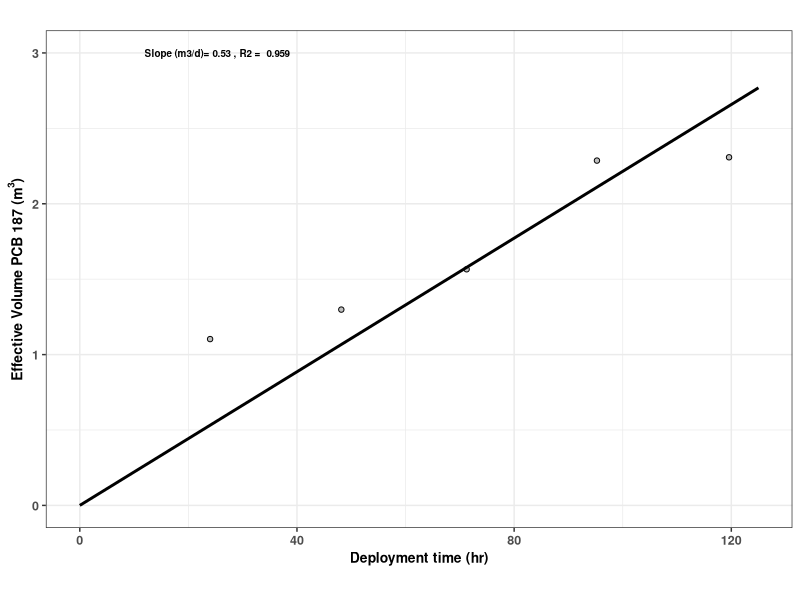
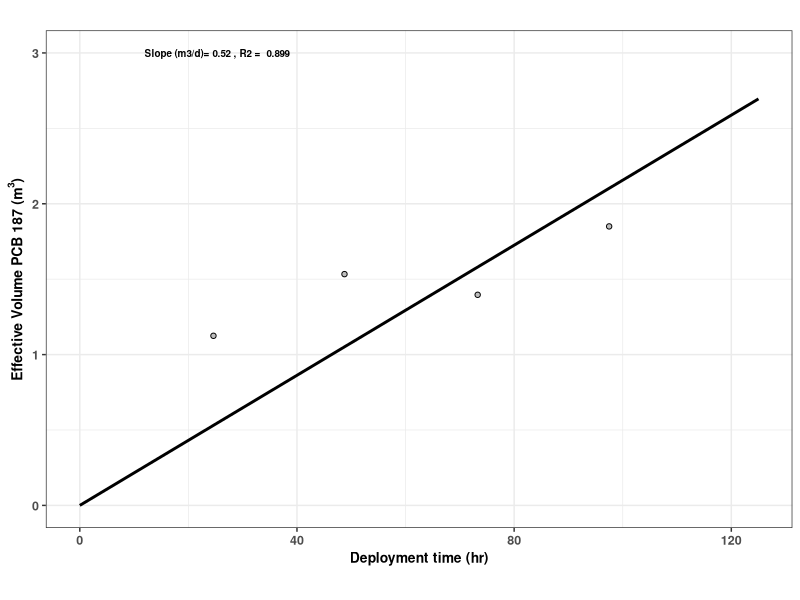
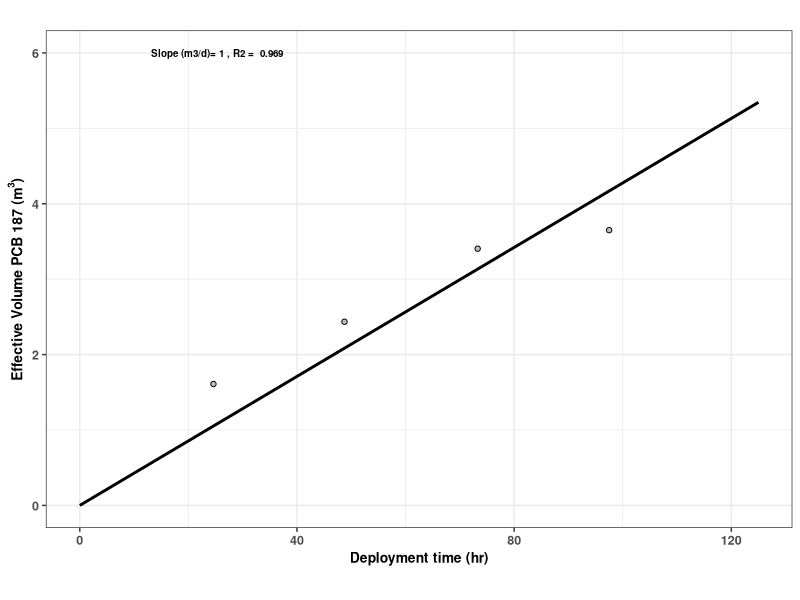

These figures' R source, in order:
## Code to individual PCB calculate sampling rates
# for silicone wristbands. Sampling rates were calculated with
# (i) static (2 times) and (ii) rotating set up.

# Install packages
install.packages("readxl") #say no!
install.packages("gridExtra")
install.packages("ggplot2")

# Load libraries
library(readxl)
library(ggplot2)
library(gridExtra)

# Sampling rates calculations under static conditions ---------------------

# Read data.xlsx
PUF <- data.frame(read_excel("DataStatic.xlsx", sheet = "PUFv2",
                               col_names = TRUE, col_types = NULL))

WB <- data.frame(read_excel("DataStatic.xlsx", sheet = "WDv2",
                                col_names = TRUE, col_types = NULL))

# Remove metadata
WB.1 <- subset(WB, select = -c(sample:time))

# Perform linear regression of WD accumulate mass vs time to check linearity
# create matrix
WBMatrix <- matrix(nrow = length(WB.1), ncol = 3)

for(i in 1:length(WB.1)) {
  fit <- lm(WB.1[,i] ~ WB$time)
  WBMatrix[i,1] <- format(signif(summary(fit)$coef[2,"Estimate"], digits = 2))
  WBMatrix[i,2] <- format(signif(summary(fit)$adj.r.squared, digits = 4))
  WBMatrix[i,3] <- format(signif(summary(fit)$coef[2,"Pr(>|t|)"], digits = 3))
}

colnames(WBMatrix) <-c("slope", "R2", "p-value")
congener <- names(head(WB.1)[0,])
WBMatrix <- cbind(congener, WBMatrix)

# Export
write.csv(WBMatrix, file = "WDLinearity.csv")

# Calculate sampling rate
# Remove sample name of PUFs
PUF.1 <- subset(PUF, select = -c(sample))
# Average individual PCBs from PUF
PUF.mean <- t(colMeans(PUF.1))
# Convert time into days
time <- WB$time/24

# (dMWD/Cair) = Rsdt
# Force intercept 0
# Conditions: Mean of PUF >0, but also all the measurements >0,
# Measurements from WB >3
# Create matrix for sampling rate (SR)
SR <- matrix(nrow = length(WB.1), ncol = 3)

for(i in 1:length(WB.1)) {
  if ((PUF.mean[i] > 0) && (sum(WB.1[i] > 0,
                                na.rm = TRUE) > 3) && (sum(PUF.1[i] > 0,
                                                           na.rm = TRUE) == 4)) {
    fit <- lm(WB.1[,i]/PUF.mean[i] ~ 0 + time)
    SR[i,1] <- format(signif(summary(fit)$coef[1,"Estimate"], digits = 3))
    SR[i,2] <- format(signif(summary(fit)$adj.r.squared, digits = 3))
    SR[i,3] <- format(signif(summary(fit)$coef[1,"Pr(>|t|)"], digits = 3))
  } else {
    SR[i,1] <- 0
    SR[i,2] <- 0
    SR[i,3] <- 0
  }
}

colnames(SR) <-c("Sampling Rate (m3/d)", "R2", "p-value")
congener <- names(head(WB.1)[0,])
SR <- cbind(congener, SR)

#export
write.csv(SR, file = "WDSamplingRate.csv")

# Plots
# Change number congener in [] 

fit1 <- lm(WB.1[, 152]/PUF.mean[152] ~ 0 + time)
ggplot(WB, aes(x = time, y = WB.1[, 152]/PUF.mean[152])) +
  theme_bw() +
  theme(aspect.ratio = 10/15) +
  xlab(expression(bold("Deployment time (hr)"))) +
  ylab(expression(bold("Effective Volume PCB 187 (m"^"3"*")"))) +
  theme(axis.text.y = element_text(face = "bold", size = 9),
        axis.title.y = element_text(face = "bold", size = 10)) +
  theme(axis.text.x = element_text(face = "bold", size = 9),
        axis.title.x = element_text(face = "bold", size = 10)) +
  geom_point(color = "black", shape = 21, fill = "grey", size = 1.5) +
  stat_smooth(method = "lm", col = "black", se = FALSE,
              formula = y ~ 0 + x, fullrange = T) +
  xlim(0, 125) +
  ylim(0, 3) +
  theme(plot.title = element_text(size = 8, face = "bold")) +
  annotate("text", x = 25, y = 3,
           label = paste(" Slope (m3/d)=",
                         signif(summary(fit1)$coef[1,"Estimate"], 2),
                         ", R2 = ", signif(summary(fit1)$adj.r.squared, 3)),
                         size = 2.5, fontface = 2)

# Sampling rates calculations under static and rotating conditions -------------------

# Read data.xlsx
PUF.v2 <- data.frame(read_excel("DataV04.xlsx", sheet = "PUFv3",
                             col_names = TRUE, col_types = NULL))

WB.st <- data.frame(read_excel("DataV03.xlsx", sheet = "WDST",
                            col_names = TRUE, col_types = NULL))

WB.rot <- data.frame(read_excel("DataV03.xlsx", sheet = "WDROT",
                               col_names = TRUE, col_types = NULL))

# Remove metadata
WB.st.2 <- subset(WB.st, select = -c(sample:time))
WB.rot.2 <- subset(WB.rot, select = -c(sample:time))
# Convert time into days
time.2 <- WB.st$time/24

# Calculate sampling rate for stationary 2nd time
# Remove sample name of PUFs
PUF.2 <- subset(PUF.v2, select = -c(Concentration..ng.m3.))
# Average individual PCBs from PUF
PUF.mean.2 <- t(colMeans(PUF.2))

# (dMWD/Cair) = Rsdt
# Force intercept 0
# Conditions: Mean of PUF >0, but also all the measurements >0,
# Measurements from WB >3
# Create matrix for sampling rate (SR)
SR.st <- matrix(nrow = length(WB.st.2), ncol = 3)

for(i in 1:length(WB.st.2)) {
  if (PUF.mean.2[i] > 0) {
    fit <- lm(WB.st.2[,i]/PUF.mean.2[i] ~ 0 + time.2)
    SR.st[i,1] <- format(signif(summary(fit)$coef[1,"Estimate"], digits = 3))
    SR.st[i,2] <- format(signif(summary(fit)$adj.r.squared, digits = 3))
    SR.st[i,3] <- format(signif(summary(fit)$coef[1,"Pr(>|t|)"], digits = 3))
  } else {
    SR.st[i,1] <- 0
    SR.st[i,2] <- 0
    SR.st[i,3] <- 0
  }
}

colnames(SR.st) <-c("Sampling Rate (m3/d)", "R2", "p-value")
congener <- names(head(WB.st.2)[0,])
SR.st <- cbind(congener, SR.st)

#export
write.csv(SR.st, file = "WDSamplingRateStV3.csv")

# Plots
# Change number congener in [] 

fit1 <- lm(WB.st.2[, 153]/PUF.mean.2[153] ~ 0 + time.2)
ggplot(WB.st.2, aes(x = time.2*24, y = WB.st.2[, 153]/PUF.mean.2[153])) +
  theme_bw() +
  theme(aspect.ratio = 10/15) +
  xlab(expression(bold("Deployment time (hr)"))) +
  ylab(expression(bold("Effective Volume PCB 187 (m"^"3"*")"))) +
  theme(axis.text.y = element_text(face = "bold", size = 9),
        axis.title.y = element_text(face = "bold", size = 10)) +
  theme(axis.text.x = element_text(face = "bold", size = 9),
        axis.title.x = element_text(face = "bold", size = 10)) +
  geom_point(color = "black", shape = 21, fill = "grey", size = 1.5) +
  stat_smooth(method = "lm", col = "black", se = FALSE,
              formula = y ~ 0 + x, fullrange = T) +
  xlim(0, 125) +
  ylim(0, 3) +
  theme(plot.title = element_text(size = 7, face = "bold")) +
  annotate("text", x = 25, y = 3,
           label = paste(" Slope (m3/d)=",
                         signif(summary(fit1)$coef[1,"Estimate"], 2),
                         ", R2 = ", signif(summary(fit1)$adj.r.squared, 3)),
           size = 2.5, fontface = 2)

# Calculate sampling rate for rotating
# (dMWD/Cair) = Rsdt
# Force intercept 0
# Conditions: Mean of PUF >0, but also all the measurements > 0,
# Measurements from WB >3
# Create matrix for sampling rate (SR)
SR.rot <- matrix(nrow = length(WB.rot.2), ncol = 3)


for(i in 1:length(WB.rot.2)) {
  if (PUF.mean.2[i] > 0) {
    fit <- lm(WB.rot.2[,i]/PUF.mean.2[i] ~ 0 + time.2)
    SR.rot[i,1] <- format(signif(summary(fit)$coef[1,"Estimate"], digits = 3))
    SR.rot[i,2] <- format(signif(summary(fit)$adj.r.squared, digits = 3))
    SR.rot[i,3] <- format(signif(summary(fit)$coef[1,"Pr(>|t|)"], digits = 3))
  } else {
    SR.rot[i,1] <- 0
    SR.rot[i,2] <- 0
    SR.rot[i,3] <- 0
  }
}

colnames(SR.rot) <-c("Sampling Rate (m3/d)", "R2", "p-value")
congener <- names(head(WB.rot.2)[0,])
SR.rot <- cbind(congener, SR.rot)

#export
write.csv(SR.rot, file = "WDSamplingRateRotV2.csv")

# Plots
# Change number congener in [] 

fit1 <- lm(WB.rot.2[, 153]/PUF.mean.2[153] ~ 0 + time.2)
ggplot(WB.rot.2, aes(x = time.2*24, y = WB.rot.2[, 153]/PUF.mean.2[153])) +
  theme_bw() +
  theme(aspect.ratio = 10/15) +
  xlab(expression(bold("Deployment time (hr)"))) +
  ylab(expression(bold("Effective Volume PCB 187 (m"^"3"*")"))) +
  theme(axis.text.y = element_text(face = "bold", size = 9),
        axis.title.y = element_text(face = "bold", size = 10)) +
  theme(axis.text.x = element_text(face = "bold", size = 9),
        axis.title.x = element_text(face = "bold", size = 10)) +
  geom_point(color = "black", shape = 21, fill = "grey", size = 1.5) +
  stat_smooth(method = "lm", col = "black", se = FALSE,
              formula = y ~ 0 + x, fullrange = T) +
  xlim(0, 125) +
  ylim(0, 6) +
  theme(plot.title = element_text(size = 8, face = "bold")) +
  annotate("text", x = 25, y = 6,
           label = paste(" Slope (m3/d)=",
                         signif(summary(fit1)$coef[1,"Estimate"], 2),
                         ", R2 = ", signif(summary(fit1)$adj.r.squared, 3)),
           size = 2.5, fontface = 2)

